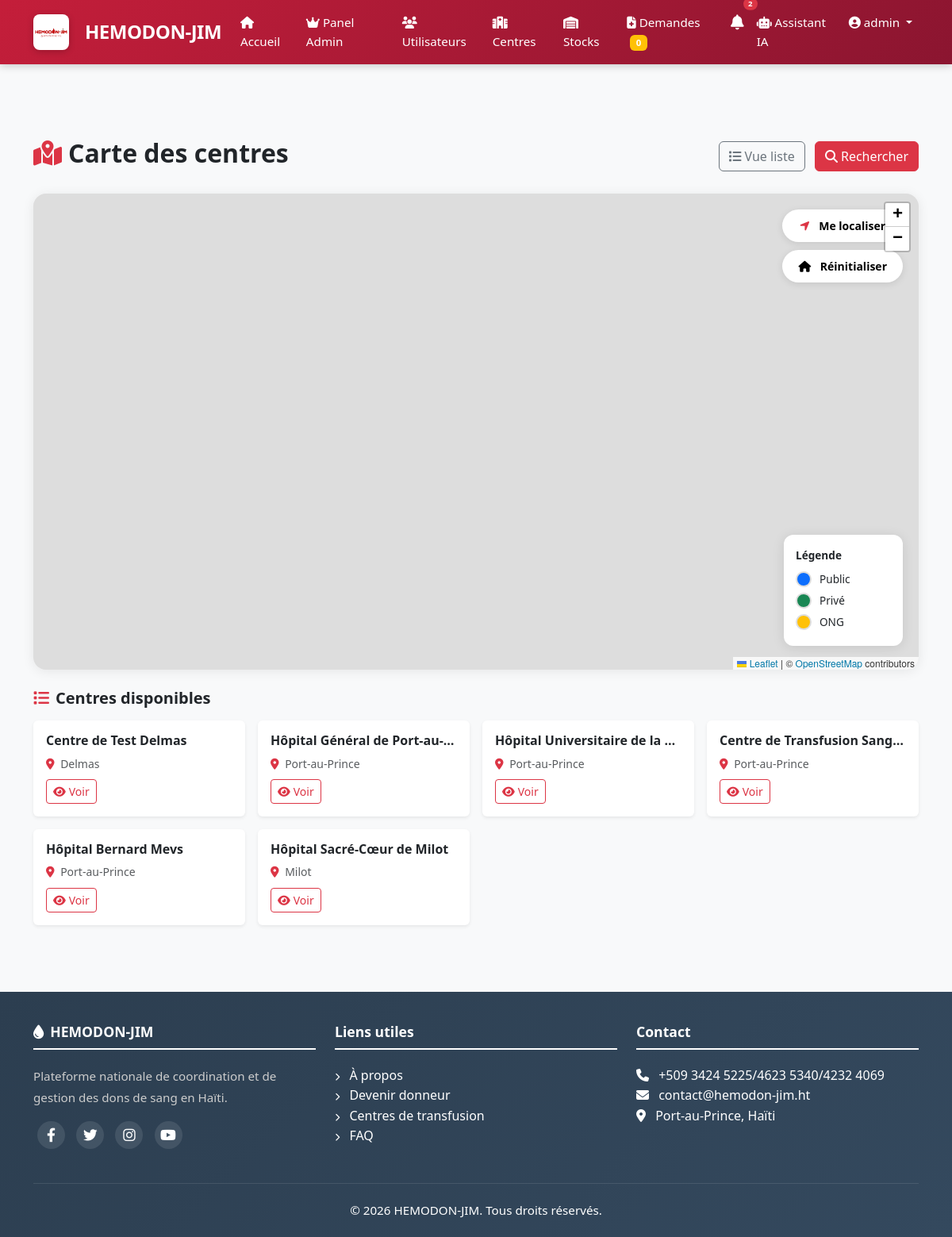
The page /carte/ (signed in) on the database its author committed.
### apps/authentification/models.py (models this page shows, shortened)
class User(AbstractUser):
    GROUPE_CHOICES = [
        ('donneur', 'Donneur'),
        ('hospitalier', 'Personnel Hospitalier'),
        ('admin', 'Administrateur'),
        ('pnts', 'PNTS'),
    ]
    GROUPE_SANGUIN_CHOICES = [
        ('A+', 'A+'), ('A-', 'A-'),
        ('B+', 'B+'), ('B-', 'B-'),
        ('AB+', 'AB+'), ('AB-', 'AB-'),
        ('O+', 'O+'), ('O-', 'O-'),
    ]
    groupe = models.CharField(max_length=20, choices=GROUPE_CHOICES, default='donneur')
    telephone = models.CharField(max_length=20, unique=True)
    adresse = models.TextField(blank=True, null=True)
    commune = models.CharField(max_length=100, blank=True, null=True)
    departement = models.CharField(max_length=100, blank=True, null=True)
    date_naissance = models.DateField(null=True, blank=True)
    groupe_sanguin = models.CharField(max_length=3, choices=GROUPE_SANGUIN_CHOICES, blank=True, null=True)
    est_eligible = models.BooleanField(default=True)
    photo = models.ImageField(upload_to='photos/', blank=True, null=True)
    created_at = models.DateTimeField(auto_now_add=True)
    updated_at = models.DateTimeField(auto_now=True)
    class Meta:
        db_table = 'users'
        verbose_name = 'Utilisateur'
        verbose_name_plural = 'Utilisateurs'

### apps/centres/models.py (models this page shows, shortened)
class Centre(models.Model):
    TYPE_CHOICES = [
        ('public', 'Public'),
        ('prive', 'Privé'),
        ('ong', 'ONG'),
    ]
    nom = models.CharField(max_length=200)
    type = models.CharField(max_length=20, choices=TYPE_CHOICES)
    adresse = models.TextField()
    commune = models.CharField(max_length=100)
    departement = models.CharField(max_length=100)
    telephone = models.CharField(max_length=20)
    email = models.EmailField(blank=True, null=True)
    latitude = models.DecimalField(max_digits=9, decimal_places=6, null=True, blank=True)
    longitude = models.DecimalField(max_digits=9, decimal_places=6, null=True, blank=True)
    capacite_journaliere = models.IntegerField(default=50)
    horaires = models.TextField(blank=True, null=True)
    est_actif = models.BooleanField(default=True)
    responsable = models.ForeignKey(
        User,
        on_delete=models.SET_NULL,
        null=True,
        related_name='centre_responsable'
    )
    created_at = models.DateTimeField(auto_now_add=True)
    updated_at = models.DateTimeField(auto_now=True)
    class Meta:
        db_table = 'centres'
        verbose_name = 'Centre'
        verbose_name_plural = 'Centres'

### apps/centres/views.py (the view)
# urls.py: path('carte/', views.centres_map, name='map'),
def centres_map(request):
    centres = Centre.objects.filter(est_actif=True)
    centres_data = []
    for centre in centres:
        if centre.latitude and centre.longitude:
            stocks = Stock.objects.filter(centre=centre)
            stocks_data = {stock.groupe_sanguin: stock.quantite_disponible for stock in stocks}
            centres_data.append({
                'id': centre.id,
                'nom': centre.nom,
                'type': centre.type,
                'adresse': centre.adresse,
                'commune': centre.commune,
                'departement': centre.departement,
                'telephone': centre.telephone,
                'email': centre.email,
                'latitude': float(centre.latitude),
                'longitude': float(centre.longitude),
                'horaires': centre.horaires,
                'stocks': stocks_data,
                'capacite_journaliere': centre.capacite_journaliere,
            })
    context = {
        'centres': centres,
        'centres_json': json.dumps(centres_data),
        'title': 'Carte des centres - HEMODON-JIM',
        'active_page': 'centres',
    }
    return render(request, 'centres/map.html', context)

### apps/authentification/context_processors.py (called while the page is built)
def user_notifications_count(request):
    count = 0
    if request.user.is_authenticated:
        count = Notification.objects.filter(
            models.Q(pour_tous=True) | models.Q(utilisateurs=request.user),
            est_lue=False
        ).distinct().count()
        print(f"Notifications non lues pour {request.user.username}: {count}")
    return {'user_notifications_count': count}

### apps/centres/templates/centres/map.html (shortened to what this page needs)
{% extends 'base.html' %}
{% load static %}
{% block extra_css %}
<link rel="stylesheet" href="https://unpkg.com/leaflet@1.9.4/dist/leaflet.css" />
<link rel="stylesheet" href="https://unpkg.com/leaflet.markercluster@1.4.1/dist/MarkerCluster.css" />
<link rel="stylesheet" href="https://unpkg.com/leaflet.markercluster@1.4.1/dist/MarkerCluster.Default.css" />
{% endblock %}
{% block content %}
<div class="container py-4">
    <div class="d-flex justify-content-between align-items-center mb-4">
        <h1 class="h2 fw-bold">
            <i class="fas fa-map-marked-alt text-danger me-2"></i>Carte des centres
        </h1>
        <div>
            <a href="{% url 'centres:list' %}" class="btn btn-outline-secondary me-2">
                <i class="fas fa-list me-1"></i>Vue liste
            </a>
            <a href="{% url 'centres:search' %}" class="btn btn-danger">
                <i class="fas fa-search me-1"></i>Rechercher
            </a>
        </div>
    </div>
    <div class="map-container">
        <div class="map-controls">
            <button class="btn btn-light btn-sm" onclick="locateUser()">
                <i class="fas fa-location-arrow text-danger"></i> Me localiser
            </button>
            <button class="btn btn-light btn-sm" onclick="resetMap()">
                <i class="fas fa-home"></i> Réinitialiser
            </button>
        </div>
        <div id="map"></div>
        <div class="map-legend">
            <strong class="d-block mb-2">Légende</strong>
            <div class="legend-item">
                <span class="marker-color public"></span>
                <span>Public</span>
            </div>
            <div class="legend-item">
                <span class="marker-color prive"></span>
                <span>Privé</span>
            </div>
            <div class="legend-item">
                <span class="marker-color ong"></span>
                <span>ONG</span>
            </div>
        </div>
    </div>
    <div class="mt-4">
        <h5 class="fw-bold mb-3">
            <i class="fas fa-list me-2 text-danger"></i>Centres disponibles
        </h5>
        <div class="row g-3">
            {% for centre in centres|slice:":6" %}
            <div class="col-md-4 col-lg-3">
                <div class="card border-0 shadow-sm h-100">
                    <div class="card-body">
                        <h6 class="fw-bold text-truncate">{{ centre.nom }}</h6>
                        <small class="text-muted d-block">
                            <i class="fas fa-map-marker-alt text-danger me-1"></i>
                            {{ centre.commune }}
                        </small>
                        <a href="{% url 'centres:detail' centre.id %}" class="btn btn-sm btn-outline-danger mt-2">
                            <i class="fas fa-eye me-1"></i>Voir
                        </a>
                    </div>
                </div>
            </div>
            {% empty %}
            <div class="col-12">
                <p class="text-muted text-center">Aucun centre trouvé.</p>
            </div>
            {% endfor %}
        </div>
    </div>
</div>
{% endblock %}

### templates/partials/header.html (shortened to what this page needs)
{% load static %}
<nav class="navbar navbar-expand-lg navbar-custom fixed-top">
    <div class="container">
        <a class="navbar-brand" href="{% url 'home' %}">
            <img src="{% static 'images/logo/logo1.jpg' %}" alt="HEMODON-JIM" height="40" class="me-2" style="border-radius: 8px;">
            <span>HEMODON-JIM</span>
        </a>
        <div class="collapse navbar-collapse" id="navbarNav">
            <ul class="navbar-nav ms-auto">
                <li class="nav-item">
                    <a class="nav-link {% if request.path == '/' %}active{% endif %}" href="{% url 'home' %}">
                        <i class="fas fa-home"></i> Accueil
                    </a>
                </li>
                {% if user.is_authenticated %}
                    {% if user.is_superuser or user.groupe == 'admin' or user.groupe == 'pnts' %}
                        <li class="nav-item">
                            <a class="nav-link {% if 'admin-panel' in request.path %}active{% endif %}" href="{% url 'app_admin:dashboard' %}">
                                <i class="fas fa-crown"></i> Panel Admin
                            </a>
                        </li>
                        <li class="nav-item">
                            <a class="nav-link" href="{% url 'app_admin:users' %}">
                                <i class="fas fa-users"></i> Utilisateurs
                            </a>
                        </li>
                        <li class="nav-item">
                            <a class="nav-link" href="{% url 'app_admin:centres' %}">
                                <i class="fas fa-hospital"></i> Centres
                            </a>
                        </li>
                        <li class="nav-item">
                            <a class="nav-link {% if 'stocks' in request.path %}active{% endif %}" href="{% url 'stocks:list' %}">
                                <i class="fas fa-warehouse"></i> Stocks
                            </a>
                        </li>
                        <li class="nav-item">
                            <a class="nav-link {% if 'demandes' in request.path %}active{% endif %}" href="{% url 'demandes:toutes' %}">
                                <i class="fas fa-file-medical"></i> Demandes
                                <span class="badge bg-warning ms-1">{{ demandes_urgentes|default:0 }}</span>
                            </a>
                        </li>
                    {% endif %}
                    <li class="nav-item">
                        <a class="nav-link position-relative" href="{% url 'notifications:list' %}">
                            {% if user_notifications_count > 0 %}
                            <span class="position-absolute top-0 start-100 translate-middle badge rounded-pill bg-danger" style="font-size: 0.6rem; margin-top: -3px;">
                                {{ user_notifications_count }}
                            </span>
                            {% endif %}
                        </a>
                    </li>
                    <li class="nav-item">
                        <a class="nav-link" href="{% url 'chatbot:chatbot' %}">
                            <i class="fas fa-robot"></i> Assistant IA
                        </a>
                    </li>
                    <li class="nav-item dropdown">
                        <a class="nav-link dropdown-toggle" href="#" id="userDropdown" role="button" data-bs-toggle="dropdown">
                            <i class="fas fa-user-circle"></i> {{ user.username }}
                        </a>
                    </li>
                {% endif %}
            </ul>
        </div>
    </div>
</nav>

### static/css/style.css (style rules this page uses)
:root { --red-primary: #C41E3A; --red-dark: #8B1530; --red-light: #E53935; --red-very-light: #FFEBEE; --red-gradient: linear-gradient(135deg, #C41E3A 0%, #8B1530 100%); --white: #FFFFFF; --gray-100: #F8F9FA; --gray-200: #E9ECEF; --gray-300: #DEE2E6; --gray-600: #6C757D; --gray-900: #212529; --shadow-sm: 0 2px 10px rgba(0,0,0,0.08); --shadow-md: 0 4px 20px rgba(196,30,58,0.15); --shadow-lg: 0 8px 40px rgba(196,30,58,0.2); --navbar-height: 70px; }
* { margin: 0; padding: 0; box-sizing: border-box; }
html { scroll-behavior: smooth; }
body { font-family: 'Segoe UI', Tahoma, Geneva, Verdana, sans-serif; background: var(--gray-100); color: var(--gray-900); padding-top: var(--navbar-height); line-height: 1.6; }
a { color: var(--red-primary); text-decoration: none; transition: all 0.3s ease; }
.navbar-custom { background: var(--red-gradient) !important; box-shadow: var(--shadow-md); padding: 8px 0; transition: all 0.3s ease; min-height: var(--navbar-height); }
.navbar-custom .navbar-brand { display: flex; align-items: center; gap: 12px; color: white !important; font-weight: 800; font-size: 1.6rem; letter-spacing: -0.5px; }
.navbar-custom .navbar-brand img { height: 45px; width: auto; border-radius: 8px; transition: transform 0.3s ease; box-shadow: 0 2px 8px rgba(0,0,0,0.2); }
.navbar-custom .nav-link { color: rgba(255, 255, 255, 0.9) !important; font-weight: 500; padding: 8px 18px; border-radius: 50px; transition: all 0.3s ease; font-size: 0.95rem; }

### templates/base.html (style rules this page uses)
body { font-family: 'Segoe UI', Tahoma, Geneva, Verdana, sans-serif; background-color: #f8f9fa; margin-top: 80px; min-height: 100vh; display: flex; flex-direction: column; }
.navbar-custom { background: linear-gradient(135deg, #c0392b, #e74c3c); box-shadow: 0 2px 10px rgba(0,0,0,0.2); }
.navbar-custom .navbar-brand { font-weight: bold; color: white !important; font-size: 1.5rem; }
.navbar-custom .nav-link { color: white !important; font-weight: 500; transition: all 0.3s; }

### apps/centres/templates/centres/map.html (style rules this page uses)
#map { height: 600px; width: 100%; border-radius: 16px; box-shadow: 0 2px 15px rgba(0,0,0,0.08); }
.map-container { position: relative; }
.map-controls { position: absolute; top: 20px; right: 20px; z-index: 1000; display: flex; flex-direction: column; gap: 10px; }
.map-controls .btn { border-radius: 50px; box-shadow: 0 2px 10px rgba(0,0,0,0.1); padding: 10px 20px; background: white; border: none; font-weight: 600; transition: all 0.3s ease; }
.map-controls .btn i { margin-right: 8px; }
.map-legend { position: absolute; bottom: 30px; right: 20px; z-index: 1000; background: white; padding: 15px; border-radius: 12px; box-shadow: 0 2px 15px rgba(0,0,0,0.1); font-size: 0.85rem; min-width: 150px; }
.map-legend .legend-item { display: flex; align-items: center; gap: 10px; margin-bottom: 5px; }
.map-legend .legend-item .marker-color { width: 20px; height: 20px; border-radius: 50%; border: 2px solid #ddd; }
.map-legend .legend-item .marker-color.public { background: #0d6efd; }
.map-legend .legend-item .marker-color.prive { background: #198754; }
.map-legend .legend-item .marker-color.ong { background: #ffc107; }

### rows shown on the page
User: username "admin"
Centre: nom "Centre de Test Delmas", commune "Delmas"
Centre: nom "Hôpital Général de Port-au-…", commune "Port-au-Prince"
Centre: nom "Hôpital Universitaire de la…", commune "Port-au-Prince"
Centre: nom "Centre de Transfusion Sang…", commune "Port-au-Prince"
Centre: nom "Hôpital Bernard Mevs", commune "Port-au-Prince"
Centre: nom "Hôpital Sacré-Cœur de Milot", commune "Milot"

### other values the page prints
{{ demandes_urgentes|default:0 }} "0"
{{ user_notifications_count }} "2"
